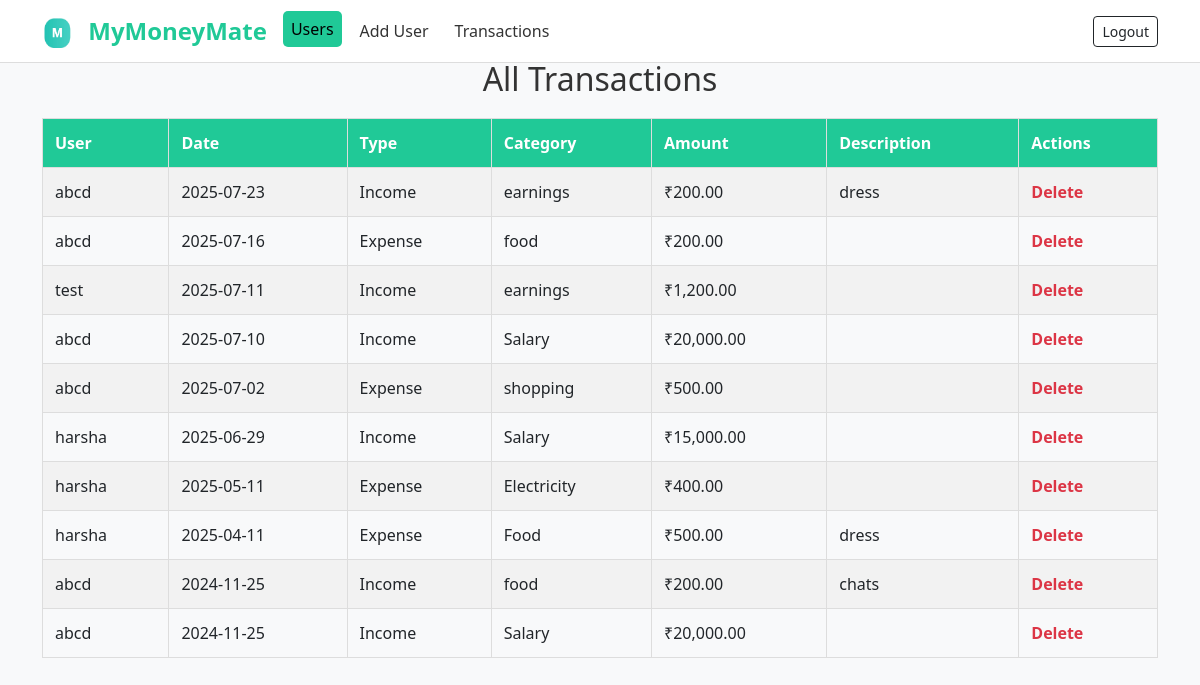
/admin/transactions.php, run on the app's committed database.
### tables this page shows
CREATE TABLE `transactions` (
  `id` int(11) NOT NULL,
  `user_id` int(11) NOT NULL,
  `type` enum('income','expense') NOT NULL,
  `category` varchar(100) NOT NULL,
  `amount` decimal(10,2) NOT NULL,
  `description` text DEFAULT NULL,
  `date` date NOT NULL,
  `created_at` timestamp NOT NULL DEFAULT current_timestamp()
);

CREATE TABLE `users` (
  `id` int(11) NOT NULL,
  `username` varchar(100) NOT NULL,
  `email` varchar(100) NOT NULL,
  `password` varchar(255) NOT NULL,
  `role` enum('admin','user') DEFAULT 'user',
  `created_at` timestamp NOT NULL DEFAULT current_timestamp()
);

### admin/transactions.php (the view, shortened to what this page needs)
<?php
include '../config/db.php';
$result = $conn->query("
  SELECT t.*, u.username
  FROM transactions t
  JOIN users u ON t.user_id = u.id
  ORDER BY t.date DESC
");
?>
<!DOCTYPE html>
<html lang="en">
<head>
  <link href="https://cdn.jsdelivr.net/npm/bootstrap@5.3.0/dist/css/bootstrap.min.css" rel="stylesheet">
</head>
<body>
<nav class="navbar navbar-expand-lg navbar-light">
  <div class="container">
    <a class="navbar-brand" href="#">
    <img src="logo.png" alt="Logo" class="logo-icon">
    MyMoneyMate
  </a>
    <div class="collapse navbar-collapse justify-content-between" id="navbarNav">
      <ul class="navbar-nav">
        <li class="nav-item">
          <a class="nav-link active" href="users.php">Users</a>
        </li>
        <li class="nav-item">
          <a class="nav-link" href="add_user.php">Add User</a>
        </li>
        <li class="nav-item">
          <a class="nav-link" href="transactions.php">Transactions</a>
        </li>
      </ul>
      <div class="d-flex align-items-center">
        <a href="../auth/logout.php" class="btn btn-outline-dark btn-sm">Logout</a>
      </div>
    </div>
  </div>
</nav>
<div class="container mt-4">
  <h2>All Transactions</h2>
  <table>
    <tr>
      <th>User</th><th>Date</th><th>Type</th><th>Category</th><th>Amount</th><th>Description</th><th>Actions</th>
    </tr>
    <?php while($row = $result->fetch_assoc()) { ?>
      <tr>
        <td><?= $row['username'] ?></td>
        <td><?= $row['date'] ?></td>
        <td><?= ucfirst($row['type']) ?></td>
        <td><?= $row['category'] ?></td>
        <td>₹<?= number_format($row['amount'], 2) ?></td>
        <td><?= $row['description'] ?></td>
        <td>
          <a href="delete_transaction.php?id=<?= $row['id'] ?>" onclick="return confirm('Delete transaction?')">Delete</a>
        </td>
      </tr>
    <?php } ?>
  </table>
</div>
</body>
</html>

### admin/transactions.php (style rules this page uses)
body { background-color: #f8f9fa; font-family: 'Segoe UI', sans-serif; margin-top: 60px; }
.navbar { background-color: #ffffff; border-bottom: 1px solid #ddd; position: fixed; top: 0; left: 0; width: 100%; z-index: 1000; }
.navbar-brand { font-weight: bold; font-size: 1.5rem; color: #20c997; }
.nav-link { font-weight: 500; color: #333; }
.nav-link.active { color: white; background-color: #20c997; border-radius: 5px; padding: 6px 12px; }
.navbar-nav .nav-item { margin-right: 10px; }
table { width: 100%; margin-top: 20px; border-collapse: collapse; }
th, td { padding: 12px; text-align: left; border: 1px solid #ddd; }
th { background-color: #20c997; color: white; font-weight: bold; }
tr:nth-child(even) { background-color: #f2f2f2; }
a { color: #dc3545; text-decoration: none; font-weight: bold; }
h2 { text-align: center; margin-top: 30px; color: #333; }
.logo-icon { width: 30px; height: 30px; margin-right: 10px; }

### data on the page
transactions: user.username "abcd", date "2025-07-23", type "Income", category "earnings", amount "200.00", description "dress"
transactions: user.username "abcd", date "2025-07-16", type "Expense", category "food", amount "200.00"
transactions: user.username "test", date "2025-07-11", type "Income", category "earnings", amount "1,200.00"
transactions: user.username "abcd", date "2025-07-10", type "Income", category "Salary", amount "20,000.00"
transactions: user.username "abcd", date "2025-07-02", type "Expense", category "shopping", amount "500.00"
transactions: user.username "harsha", date "2025-06-29", type "Income", category "Salary", amount "15,000.00"
transactions: user.username "harsha", date "2025-05-11", type "Expense", category "Electricity", amount "400.00"
transactions: user.username "harsha", date "2025-04-11", type "Expense", category "Food", amount "500.00", description "dress"
transactions: user.username "abcd", date "2024-11-25", type "Income", category "food", amount "200.00", description "chats"
transactions: user.username "abcd", date "2024-11-25", type "Income", category "Salary", amount "20,000.00"
